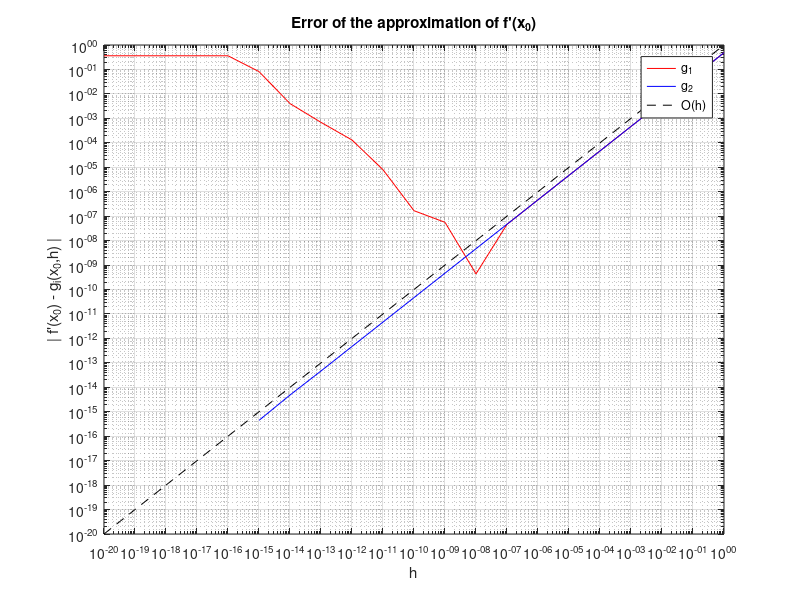

MATLAB code to generate this figure:
%% Cancellation
h = 10.^(-20:0);
x = 1.2;

% Derivative
g1 = (sin(x+h) - sin(x)) ./ h; % Naive
g2 = 2 .* cos(x + h * 0.5) .* sin(h * 0.5) ./ h; % Better
ex = cos(x); % Exact

% Plot
loglog(h, abs(g1-ex), 'r',h, abs(g2-ex), 'b', h, h, 'k--');
title('Error of the approximation of f''(x_0)');
legend('g_1','g_2', 'O(h)');
xlabel('h');
ylabel('| f''(x_0) - g_i(x_0,h) |');
grid on
